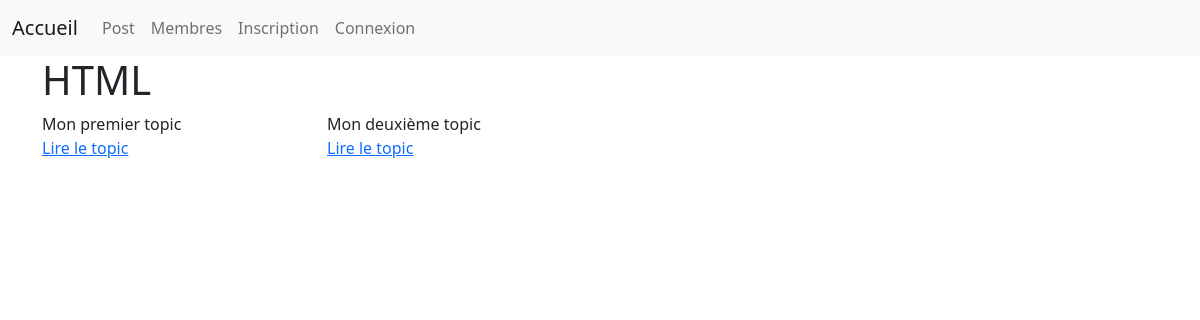
/post/list-topics.php?id=1, run on the app's committed database.
### tables this page shows
CREATE TABLE IF NOT EXISTS `post` (
  `id` int NOT NULL AUTO_INCREMENT,
  `titre` varchar(50) NOT NULL,
  `libelle` varchar(50) NOT NULL,
  `date_creation` datetime NOT NULL,
  `ordre` int NOT NULL,
  PRIMARY KEY (`id`)
);

CREATE TABLE IF NOT EXISTS `topics` (
  `id` int NOT NULL AUTO_INCREMENT,
  `titre` varchar(50) NOT NULL,
  `contenu` longtext NOT NULL,
  `date_creation` datetime NOT NULL,
  `date_modification` datetime NOT NULL,
  `id_post` int NOT NULL,
  `id_utilisateur` int NOT NULL,
  PRIMARY KEY (`id`)
);

### post/list-topics.php (the view, shortened to what this page needs)
<?php
require_once('../include.php');
$get_id_post = (int) $_GET['id'];
$req = $DB->prepare("SELECT * FROM post WHERE id = ?");
$req->execute([$get_id_post]);
$req_post = $req->fetch();
$req = $DB->prepare("SELECT * FROM topics WHERE id_post = ? ORDER BY date_creation DESC");
$req->execute([$get_id_post]);
$req_list_topics = $req->fetchAll();
?>
<!doctype html>
<html lang="fr">
<head>
    <?php
    require_once('../head/link.php');
    ?>
</head>
<body>
    <?php
    require_once('../menu/menu.php');
    ?>
    <div class="container-sm">
        <div class="row">
            <div class="col-12">
                <h1><?= $req_post['titre'] ?></h1>
            </div>
            <?php
            foreach ($req_list_topics as $rlt) {
            ?>
                <div class="col-3">
                    <?= $rlt['titre']; ?> <br>
                    <a href="post/topic.php?id=<?= $rlt['id'] ?>">Lire le topic</a>
                </div>
            <?php
            }
            ?>
</body>
</html>

### data on the page
post: titre "HTML"
topics: titre "Mon premier topic"
topics: titre "Mon deuxième topic"
